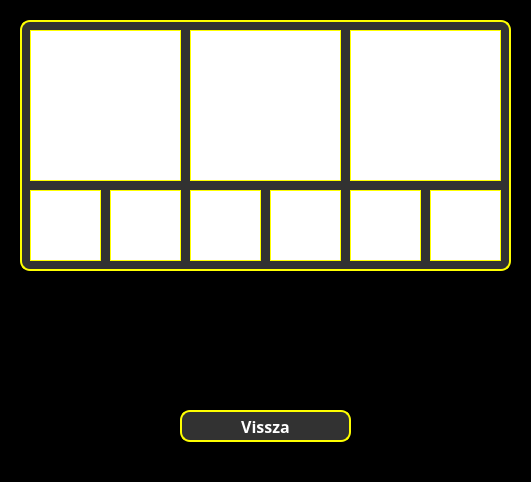
<?xml version="1.0" encoding="UTF-8"?>
<ui version="4.0">
 <class>MainWindow</class>
 <widget class="QMainWindow" name="MainWindow">
  <property name="geometry">
   <rect>
    <x>0</x>
    <y>0</y>
    <width>531</width>
    <height>482</height>
   </rect>
  </property>
  <property name="windowTitle">
   <string>Eredmények</string>
  </property>
  <property name="styleSheet">
   <string notr="true">* {
	background-color: black;
}</string>
  </property>
  <widget class="QWidget" name="centralwidget">
   <widget class="QWidget" name="widget" native="true">
    <property name="geometry">
     <rect>
      <x>10</x>
      <y>10</y>
      <width>511</width>
      <height>451</height>
     </rect>
    </property>
    <property name="styleSheet">
     <string notr="true">* {
	background-color: black;
	font-size: 16px;
	font-weight: bold;
}</string>
    </property>
    <widget class="QLabel" name="userScore">
     <property name="geometry">
      <rect>
       <x>90</x>
       <y>300</y>
       <width>331</width>
       <height>81</height>
      </rect>
     </property>
     <property name="styleSheet">
      <string notr="true">* {
	color: white;
	border: 0px;
}</string>
     </property>
     <property name="text">
      <string/>
     </property>
     <property name="alignment">
      <set>Qt::AlignCenter</set>
     </property>
     <property name="wordWrap">
      <bool>true</bool>
     </property>
    </widget>
    <widget class="QPushButton" name="backButton">
     <property name="geometry">
      <rect>
       <x>170</x>
       <y>400</y>
       <width>171</width>
       <height>32</height>
      </rect>
     </property>
     <property name="font">
      <font>
       <family>Corbel</family>
       <pointsize>-1</pointsize>
       <bold>true</bold>
      </font>
     </property>
     <property name="styleSheet">
      <string notr="true">* {
	background-color: rgb(50, 50, 50);
	border: 2px solid yellow;
	border-radius: 10px;
	color: white;
}

*:hover {
	background-color: rgb(20, 20, 20);
	color: yellow;
}</string>
     </property>
     <property name="text">
      <string>Vissza</string>
     </property>
    </widget>
    <widget class="QWidget" name="widget_2" native="true">
     <property name="geometry">
      <rect>
       <x>10</x>
       <y>10</y>
       <width>491</width>
       <height>251</height>
      </rect>
     </property>
     <property name="styleSheet">
      <string notr="true">* {
	background-color: rgb(50, 50, 50);
	border: 2px solid yellow;
	border-radius: 10px;
}</string>
     </property>
     <widget class="QFrame" name="learnMedal">
      <property name="geometry">
       <rect>
        <x>10</x>
        <y>10</y>
        <width>151</width>
        <height>151</height>
       </rect>
      </property>
      <property name="styleSheet">
       <string notr="true">* {
border: 1px solid yellow;
border-radius: 0px;
background-color: white;
}</string>
      </property>
      <property name="frameShape">
       <enum>QFrame::StyledPanel</enum>
      </property>
      <property name="frameShadow">
       <enum>QFrame::Raised</enum>
      </property>
     </widget>
     <widget class="QFrame" name="quizMedal">
      <property name="geometry">
       <rect>
        <x>170</x>
        <y>10</y>
        <width>151</width>
        <height>151</height>
       </rect>
      </property>
      <property name="styleSheet">
       <string notr="true">* {
border: 1px solid yellow;
border-radius: 0px;
background-color: white;
}</string>
      </property>
      <property name="frameShape">
       <enum>QFrame::StyledPanel</enum>
      </property>
      <property name="frameShadow">
       <enum>QFrame::Raised</enum>
      </property>
     </widget>
     <widget class="QFrame" name="emailMedal">
      <property name="geometry">
       <rect>
        <x>330</x>
        <y>10</y>
        <width>151</width>
        <height>151</height>
       </rect>
      </property>
      <property name="styleSheet">
       <string notr="true">* {
border: 1px solid yellow;
border-radius: 0px;
background-color: white;
}</string>
      </property>
      <property name="frameShape">
       <enum>QFrame::StyledPanel</enum>
      </property>
      <property name="frameShadow">
       <enum>QFrame::Raised</enum>
      </property>
     </widget>
     <widget class="QFrame" name="badge01">
      <property name="geometry">
       <rect>
        <x>10</x>
        <y>170</y>
        <width>71</width>
        <height>71</height>
       </rect>
      </property>
      <property name="styleSheet">
       <string notr="true">* {
border: 1px solid yellow;
border-radius: 0px;
background-color: white;
}</string>
      </property>
      <property name="frameShape">
       <enum>QFrame::StyledPanel</enum>
      </property>
      <property name="frameShadow">
       <enum>QFrame::Raised</enum>
      </property>
     </widget>
     <widget class="QFrame" name="badge02">
      <property name="geometry">
       <rect>
        <x>90</x>
        <y>170</y>
        <width>71</width>
        <height>71</height>
       </rect>
      </property>
      <property name="styleSheet">
       <string notr="true">* {
border: 1px solid yellow;
border-radius: 0px;
background-color: white;
}</string>
      </property>
      <property name="frameShape">
       <enum>QFrame::StyledPanel</enum>
      </property>
      <property name="frameShadow">
       <enum>QFrame::Raised</enum>
      </property>
     </widget>
     <widget class="QFrame" name="badge03">
      <property name="geometry">
       <rect>
        <x>170</x>
        <y>170</y>
        <width>71</width>
        <height>71</height>
       </rect>
      </property>
      <property name="styleSheet">
       <string notr="true">* {
border: 1px solid yellow;
border-radius: 0px;
background-color: white;
}</string>
      </property>
      <property name="frameShape">
       <enum>QFrame::StyledPanel</enum>
      </property>
      <property name="frameShadow">
       <enum>QFrame::Raised</enum>
      </property>
     </widget>
     <widget class="QFrame" name="badge04">
      <property name="geometry">
       <rect>
        <x>250</x>
        <y>170</y>
        <width>71</width>
        <height>71</height>
       </rect>
      </property>
      <property name="styleSheet">
       <string notr="true">* {
border: 1px solid yellow;
border-radius: 0px;
background-color: white;
}</string>
      </property>
      <property name="frameShape">
       <enum>QFrame::StyledPanel</enum>
      </property>
      <property name="frameShadow">
       <enum>QFrame::Raised</enum>
      </property>
     </widget>
     <widget class="QFrame" name="badge05">
      <property name="geometry">
       <rect>
        <x>330</x>
        <y>170</y>
        <width>71</width>
        <height>71</height>
       </rect>
      </property>
      <property name="styleSheet">
       <string notr="true">* {
border: 1px solid yellow;
border-radius: 0px;
background-color: white;
}</string>
      </property>
      <property name="frameShape">
       <enum>QFrame::StyledPanel</enum>
      </property>
      <property name="frameShadow">
       <enum>QFrame::Raised</enum>
      </property>
     </widget>
     <widget class="QFrame" name="badge06">
      <property name="geometry">
       <rect>
        <x>410</x>
        <y>170</y>
        <width>71</width>
        <height>71</height>
       </rect>
      </property>
      <property name="styleSheet">
       <string notr="true">* {
border: 1px solid yellow;
border-radius: 0px;
background-color: white;
}</string>
      </property>
      <property name="frameShape">
       <enum>QFrame::StyledPanel</enum>
      </property>
      <property name="frameShadow">
       <enum>QFrame::Raised</enum>
      </property>
     </widget>
    </widget>
   </widget>
  </widget>
  <widget class="QStatusBar" name="statusbar"/>
 </widget>
 <resources/>
 <connections/>
</ui>
